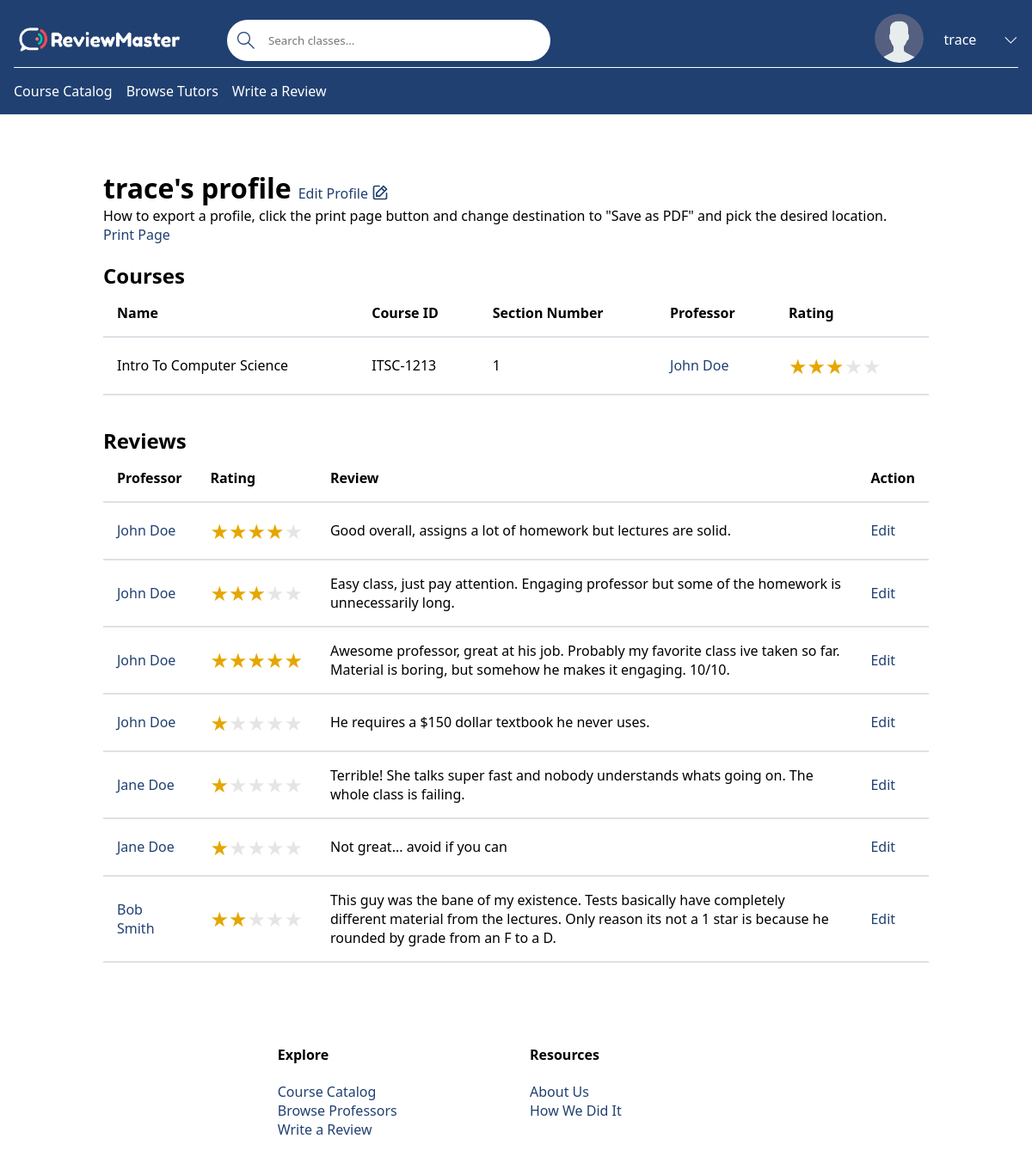
/profile/trace (signed in), run on an earlier commit of the app's database.
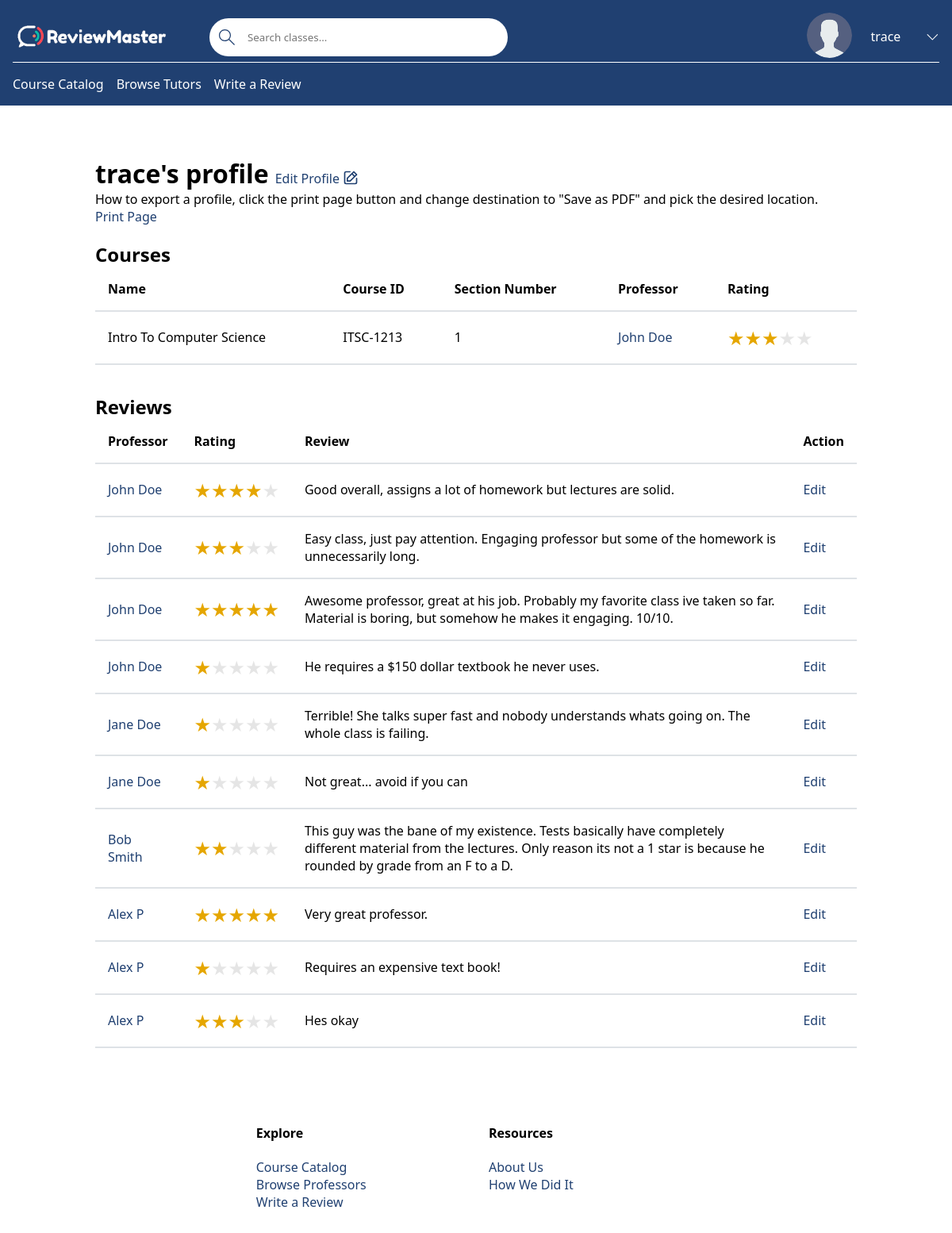
And on a later commit of the database.
### base/models.py (models this page shows, shortened)
class Course(models.Model):
    name = models.CharField(max_length=200)  # Ex: Software Engineering
    department = models.ForeignKey(Department, null=True, on_delete=models.SET_NULL)
    number = models.IntegerField(null=False)
    students = models.ManyToManyField(User, related_name='students', blank=True)
    professor = models.ForeignKey(Professor, related_name='professor', on_delete=models.SET_NULL, default=None, null=True)
    section_number = models.IntegerField(null=True)
    tutor = models.ManyToManyField(Tutor, related_name='course', blank=True)
    pending_tutor = models.ManyToManyField(Tutor, related_name='courses', blank=True)
    credit_hours = models.IntegerField()
    class Meta:
        ordering = ['department', 'number']  # Order by department, number, and section number.
        unique_together = ('department', 'number', 'section_number')
    def __str__(self):
        return f'{self.department}-{self.number}'  # Calling will return DEPT-####

class Department(models.Model):
    name = models.CharField(max_length=4)  # EX: ITSC, MATH, ITIS, etc
    def __str__(self):
        return self.name  # Calling Department will return name

class Professor(models.Model):
    name = models.CharField(max_length=100)  # First & Last Name (John Doe)
    avatar = models.ImageField(null=True, default='avatar.svg')
    verified = models.BooleanField(default=False)  # If the professor is verified by email
    user_account = models.OneToOneField(User, on_delete=models.CASCADE, null=True, blank=True)
    def rating_course(self, course):
        total = 0
        count = 0
        for review in self.review_set.filter(flagged=False):
            if review.course == course:
                total += review.rating
                count += 1
        if total == 0:
            return 'N/A'
        return f'{int(round(total / count, 1))}'
    def __str__(self):
        if self.user_account and self.user_account.first_name and self.user_account.last_name:
            return f'{self.user_account.first_name} {self.user_account.last_name}'
        elif self.user_account and self.user_account.first_name:
            return f'{self.user_account.first_name}'
        else:
            return self.name

class Review(models.Model):
    professor = models.ForeignKey(Professor, on_delete=models.CASCADE)
    student = models.ForeignKey(User, on_delete=models.CASCADE)
    flagged = models.BooleanField(default=False)
    rating = models.IntegerField()
    course = models.ForeignKey(Course, related_name='course', on_delete=models.SET_NULL, null=True)
    review = models.TextField(null=True, blank=True)
    reply = models.TextField(null=True, blank=True)

### base/views/views_profile.py (the view)
# urls.py: path('profile/<str:pk>', profile, name='profile'),
def profile(request, pk):
    user = User.objects.get(username=pk)
    try:
        tutor = user.tutor
        courses_pending = tutor.courses.all()
        courses_tutor = tutor.course.all()
    except Tutor.DoesNotExist:
        tutor = None
        courses_pending = None
        courses_tutor = None
    context = {
        'courses': user.students.all(),
        'user': user,
        'reviews' : user.review_set.filter(flagged=False),
        'courses_pending': courses_pending,
        'courses_tutor': courses_tutor,
        'tutor': True if tutor else False
    }
    return render(request, 'base/profile/profile.html', context)

### base/templatetags/custom_filters.py (called while the page is built)
@register.filter(name="course_rating")
def course_rating(professor, course):
    return professor.rating_course(course)

### base/templates/base/profile/profile.html (shortened to what this page needs)
{% extends 'main.html' %}
{% load static %}
{% block content %}
    <main class="user-profile">
        <div class="button-title">
            <h1>{{ user.username }}'s profile</h1>
            {% if request.user == user %}
                <a href="{% url 'edit-profile' user %}">
                    Edit Profile
                </a>
            {% endif %}
        </div>
    <div>
        <p>How to export a profile, click the print page button and change destination to "Save as PDF" and pick the
                desired location.</p>
            <a href="javascript:window.print();">Print Page</a>
    </div>
        <h2>Courses</h2>
        {% if courses %}
            {% include 'base/course/courses_component.html' %}
        {% else %}
            <p>No courses added.</p>
        {% endif %}
        {% if request.user == user %}
            {% include 'base/review/user_review_list.html' %}
        {% endif %}
    </main>
{% endblock content %}

### base/templates/base/course/courses_component.html (shortened to what this page needs)
{% load custom_filters %}
<div class="table-container">
    <table>
        <thead>
        <tr>
            <th>Name</th>
            <th>Course ID</th>
            <th>Section Number</th>
            <th>Professor</th>
            <th>Rating</th>
        </tr>
        </thead>
        <tbody>
        {% for course in courses %}
            <tr>
                <td>{{ course.name }}</td>
                <td>{{ course }}</td>
                <td>{{ course.section_number }}</td>
                <td>
                    {% if course.professor %}
                        <a href="{% url 'professor-reviews' course.professor.id %}">{{ course.professor }}</a>
                    {% else %}
                        N/A
                    {% endif %}
                </td>
                <td>
                    <div class="container-rating">
                        {% if course.professor %}
                            <span class="star-rating star-rating-{{ course.professor|course_rating:course }}"></span>
                        {% else %}
                            <span class="star-rating">N/A</span>
                        {% endif %}
                    </div>
                </td>
            </tr>
        {% endfor %}
        </tbody>
    </table>
</div>

### base/templates/base/review/user_review_list.html
<h2>Reviews</h2>
{% if reviews %}
    <div class="table-container">
    <table>
        <thead>
        <tr>
            <th>Professor</th>
            <th>Rating</th>
            <th>Review</th>
            <th>Action</th>
        </tr>
        </thead>
        <tbody>
        {% for review in reviews %}
            <tr>
            <td><a href="{% url 'professor-reviews' review.professor.id %}">{{ review.professor }}</a></td>
            <td><div class="container-rating"><span class="star-rating star-rating-{{ review.rating }}"></span></div></td>
            <td>{{ review.review }}</td>
            <td><a href="{% url 'edit_review' review.id %}">Edit</a></td>
            </tr>
        {% endfor %}
        </tbody>
    </table>
    </div>
{% else %}
    <p>No reviews yet.</p>
{% endif %}

What changed in the data, as far as the page shows it:
added Review: professor "Alex P", rating 5 (drawn), review "Very great professor."
added Review: professor "Alex P", rating 1 (drawn), review "Requires an expensive text book!"
added Review: professor "Alex P", rating 3 (drawn), review "Hes okay"
